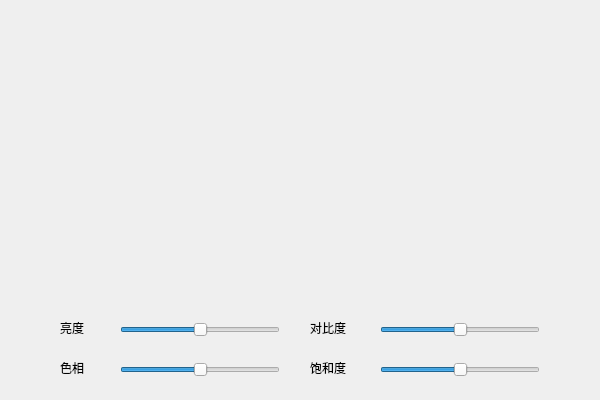
<?xml version="1.0" encoding="UTF-8"?>
<ui version="4.0">
 <class>Widget</class>
 <widget class="QWidget" name="Widget">
  <property name="geometry">
   <rect>
    <x>0</x>
    <y>0</y>
    <width>600</width>
    <height>400</height>
   </rect>
  </property>
  <property name="windowTitle">
   <string>Widget</string>
  </property>
  <widget class="QLabel" name="label">
   <property name="geometry">
    <rect>
     <x>60</x>
     <y>320</y>
     <width>54</width>
     <height>15</height>
    </rect>
   </property>
   <property name="text">
    <string>亮度</string>
   </property>
  </widget>
  <widget class="QLabel" name="label_2">
   <property name="geometry">
    <rect>
     <x>310</x>
     <y>320</y>
     <width>54</width>
     <height>15</height>
    </rect>
   </property>
   <property name="text">
    <string>对比度</string>
   </property>
  </widget>
  <widget class="QLabel" name="label_3">
   <property name="geometry">
    <rect>
     <x>60</x>
     <y>360</y>
     <width>54</width>
     <height>15</height>
    </rect>
   </property>
   <property name="text">
    <string>色相</string>
   </property>
  </widget>
  <widget class="QLabel" name="label_4">
   <property name="geometry">
    <rect>
     <x>310</x>
     <y>360</y>
     <width>54</width>
     <height>15</height>
    </rect>
   </property>
   <property name="text">
    <string>饱和度</string>
   </property>
  </widget>
  <widget class="QSlider" name="brightnessSlider">
   <property name="geometry">
    <rect>
     <x>120</x>
     <y>320</y>
     <width>160</width>
     <height>19</height>
    </rect>
   </property>
   <property name="minimum">
    <number>-100</number>
   </property>
   <property name="maximum">
    <number>100</number>
   </property>
   <property name="orientation">
    <enum>Qt::Horizontal</enum>
   </property>
  </widget>
  <widget class="QSlider" name="contrastSlider">
   <property name="geometry">
    <rect>
     <x>380</x>
     <y>320</y>
     <width>160</width>
     <height>19</height>
    </rect>
   </property>
   <property name="minimum">
    <number>-100</number>
   </property>
   <property name="maximum">
    <number>100</number>
   </property>
   <property name="orientation">
    <enum>Qt::Horizontal</enum>
   </property>
  </widget>
  <widget class="QSlider" name="hueSlider">
   <property name="geometry">
    <rect>
     <x>120</x>
     <y>360</y>
     <width>160</width>
     <height>19</height>
    </rect>
   </property>
   <property name="minimum">
    <number>-100</number>
   </property>
   <property name="maximum">
    <number>100</number>
   </property>
   <property name="orientation">
    <enum>Qt::Horizontal</enum>
   </property>
  </widget>
  <widget class="QSlider" name="saturationSlider">
   <property name="geometry">
    <rect>
     <x>380</x>
     <y>360</y>
     <width>160</width>
     <height>19</height>
    </rect>
   </property>
   <property name="minimum">
    <number>-100</number>
   </property>
   <property name="maximum">
    <number>100</number>
   </property>
   <property name="orientation">
    <enum>Qt::Horizontal</enum>
   </property>
  </widget>
 </widget>
 <layoutdefault spacing="6" margin="11"/>
 <resources/>
 <connections/>
</ui>
